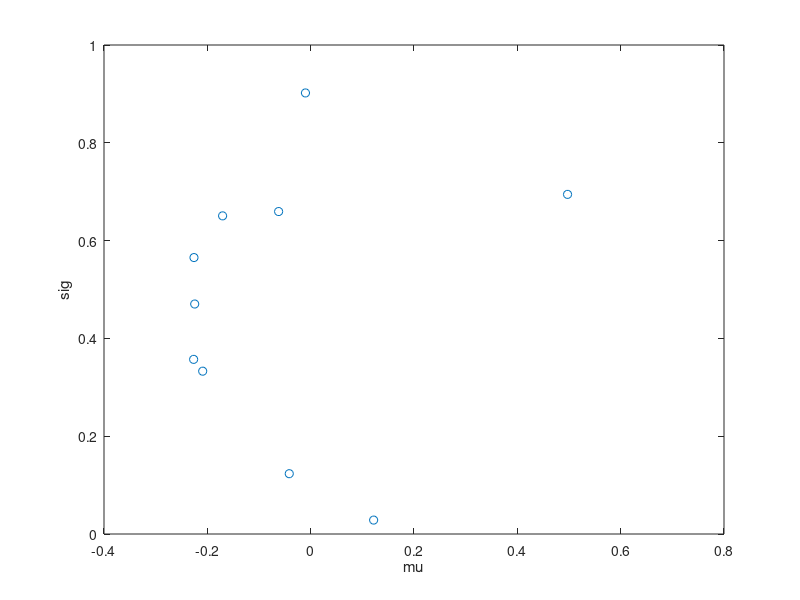

Recreate this plot in MATLAB. (Note: this script raises an error after producing the figure.)
%% For example, generate a random set of mu and sigma values and plot a
% scatter plot. The interaction data will show plots of a gaussian
% distribution with the parameters corresponding to the datapoints on the
% left.
clearvars
close all
plot_data = rand(10,2); plot_data(:,1) = plot_data(:,1) - 0.5;
plot(plot_data(:,1),plot_data(:,2),'o')
xlabel('mu'); ylabel('sig')

 x = -1:0.01:1;

for i = 1:size(plot_data,1)
    interaction_data{i} = [x(:),reshape(normpdf(x,plot_data(i,1),plot_data(i,2)),[],1)];
end

add_plot_interaction(gca,interaction_data)

xlabel('Interaction Term X')
ylabel('Interaction Term Y')

%% Visualise mu*sigma of a 2d gaussian with sigma values varying on the x and mu on the y axes
close all
clearvars

murange = 0:0.02:1;
sigrange = 0:0.01:1;

[sig,mu] = meshgrid(sigrange,murange);
ellipt = mu.*sig;

imagesc(ellipt)
xlabel('Sig. 1')
ylabel('Sig. 2')
title('Ellipticity of gaussian')

xrange = 0:0.01:1;
interaction_data = cell(length(sigrange),length(murange));
for i = 1:length(sigrange)
    for j = 1:length(murange)
        interaction_data{i,j} = [xrange;normpdf(xrange,murange(j),sigrange(i))];
    end
end

add_plot_interaction(gca,interaction_data)
xlabel('X')
ylabel('Y')

%% Visualise ellipticity of a 2d gaussian varying sigma 1 and sigma 2
close all
clearvars

mu = 0.5;

sigrange1 = 0:0.01:1;
sigrange2 = 0:0.01:2;

[sig1,sig2] = meshgrid(sigrange1,sigrange2);
ellipt = sig1.*sig2;

imagesc(ellipt)
xlabel('Sig. 1')
ylabel('Sig. 2')
title('Ellipticity of gaussian')

xrange = 0:0.01:1;
yrange = 0:0.01:2;
[xm,ym] = meshgrid(xrange,yrange);

interaction_data = cell(length(sigrange1),length(sigrange2));
for i = 1:length(sigrange1)
    for j = 1:length(sigrange2)
        interaction_data{i,j} = normpdf(xm,mu,sigrange1(i)).*normpdf(ym,mu,sigrange2(j));
    end
end

add_plot_interaction(gca,interaction_data)
xlabel('X')
ylabel('Y')

%% Add multiple interaction windows
clearvars
close all
plot_data = rand(10,2); plot_data(:,1) = plot_data(:,1) - 0.5;
plot(plot_data(:,1),plot_data(:,2),'o');
xlabel('mu'); ylabel('sig')

title('Control window')

 x = -1:0.01:1;

% First window
for i = 1:size(plot_data,1)
    interaction_data1{i} = [x(:),reshape(normpdf(x,plot_data(i,1),plot_data(i,2)),[],1)];
end

add_plot_interaction(gca,interaction_data1)

xlabel('Interaction Term X')
ylabel('Interaction Term Y')

title('Interaction window 1')

% Second window
[xm,ym] = meshgrid(x);

for i = 1:size(plot_data,1)
    interaction_data2{i} = normpdf(xm,plot_data(i,1),plot_data(i,2)).*normpdf(ym,plot_data(i,1),plot_data(i,2));
end

add_plot_interaction(gca,interaction_data2)

xlabel('Interaction term X')
ylabel('Interaction term Y')

title('Interaction window 2')

suptitle('Interaction figure with multiple viewing windows')
